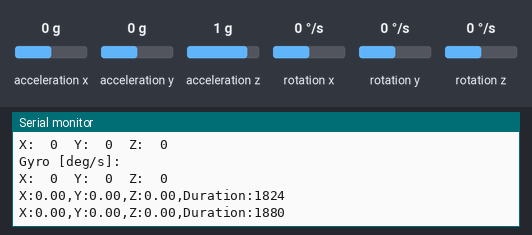
The sketch below on a simulated Arduino Uno, built with avr-gcc and run on an emulated ATmega328P. On the bench: the last lines printed to the serial monitor. The test bench sets the inputs (shaded band); at power-on: acceleration x 0 g, acceleration y 0 g, acceleration z 1 g, rotation z 0 °/s, rotation x 0 °/s, rotation y 0 °/s.

Above: at 3.2 s.
3.3 s: acceleration x set to -1.4 g
At 4.5 s:
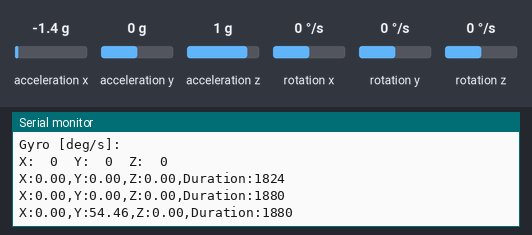
4.8 s: acceleration y set to -1.4 g
At 5.9 s:
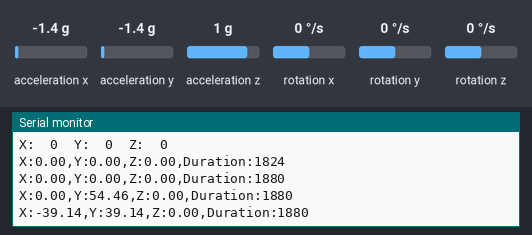
6.3 s: acceleration z set to -1.4 g
At 7.6 s:
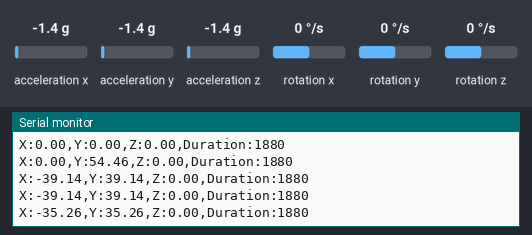
7.8 s: rotation z set to -192 °/s
At 8.9 s:
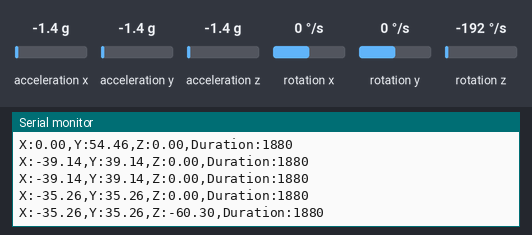
Timing chart, 0 to 10.3 s (numbered marks = the images above; inputs shaded):
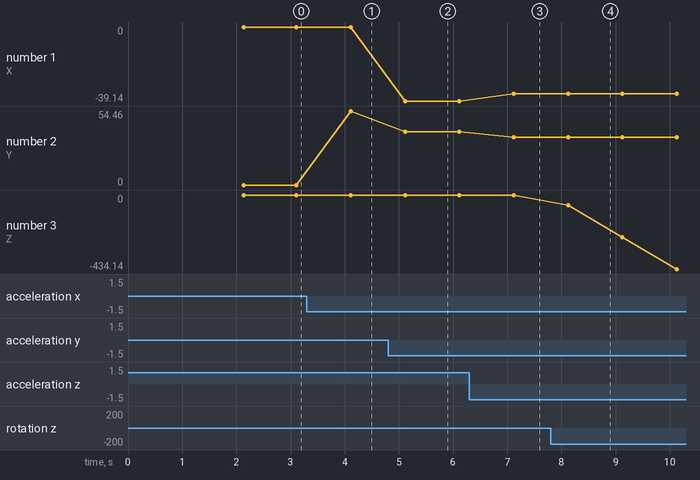

Measured:
- after the input at 3.3 s, the serial monitor: prints a new line after 0.81 s (image 1)
- after the input at 4.8 s, the serial monitor: prints a new line after 0.31 s (image 2)
- after the input at 6.3 s, the serial monitor: prints a new line after 0.82 s (image 3)
- after the input at 7.8 s, the serial monitor: prints a new line after 0.32 s (image 4)
- plotted number 1: 0 → -39.14 after the input at 4.8 s, -39.14 → -35.26 after the input at 6.3 s
- plotted number 2: 0 → 54.46 after the input at 3.3 s, 54.46 → 39.14 after the input at 4.8 s, 39.14 → 35.26 after the input at 6.3 s
- plotted number 3: 0 → -434.14 after the input at 7.8 s

The sketch:

MPU6050_GetAngle.ino
```cpp
#include "Wire.h"
#include <MPU6050_light.h>  //does only work if Library is in library folder

MPU6050 mpu(Wire);

unsigned long timer = 0;
uint64_t lastmicros = 0;
uint32_t duration = 0;

void setup() {
  Serial.begin(9600);

  Serial.println("Project MPU6050_GetAngle");
  Serial.print("Compiled: ");
  Serial.print(__DATE__);
  Serial.print("\t");
  Serial.println(__TIME__);

  Wire.begin();

  byte status = mpu.begin();
  Serial.print(F("MPU6050 status: "));
  Serial.println(status);
  while (status != 0) {}  // stop everything if could not connect to MPU6050

  Serial.println(F("Calculating offsets, do not move MPU6050"));
  delay(1000);
  // mpu.upsideDownMounting = true; // uncomment this line if the MPU6050 is mounted upside-down
  mpu.calcOffsets();  // gyro and accelero
  Serial.println("Calculated Offsets:");
  Serial.print("Accel [1]:\nX:\t");
  Serial.print(mpu.getAccXoffset());
  Serial.print("\tY:\t");
  Serial.print(mpu.getAccYoffset());
  Serial.print("\tZ:\t");
  Serial.print(mpu.getAccZoffset());
  Serial.print("\nGyro [deg/s]:\nX:\t");
  Serial.print(mpu.getGyroXoffset());
  Serial.print("\tY:\t");
  Serial.print(mpu.getGyroYoffset());
  Serial.print("\tZ:\t");
  Serial.print(mpu.getGyroZoffset());
  Serial.println();
}

void loop() {

  lastmicros = micros();
  mpu.update();
  duration = micros() - lastmicros;


  if ((millis() - timer) > 1000) {  // print data every 100ms

    Serial.print("X:");
    Serial.print(mpu.getAngleX());
    Serial.print(",Y:");
    Serial.print(mpu.getAngleY());
    Serial.print(",Z:");
    Serial.print(mpu.getAngleZ());
    Serial.print(",Duration:");
    Serial.println(duration);
    timer = millis();
  }
  //delay(100);// Simulate running time with 100 ms
}
```
